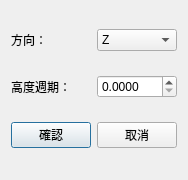
<?xml version="1.0" encoding="UTF-8"?>
<ui version="4.0">
  <class>QHeightRampDlg</class>
  <widget class="QWidget" name="QHeightRampDlg">
    <property name="geometry">
      <rect>
        <x>0</x>
        <y>0</y>
        <width>174</width>
        <height>180</height>
      </rect>
    </property>
    <property name="windowTitle">
      <string>高度渲染</string>
    </property>
    <layout class="QGridLayout" name="gridLayout">
      <item row="0" column="0">
        <widget class="QLabel" name="label">
          <property name="text">
            <string>方向：</string>
          </property>
        </widget>
      </item>
      <item row="0" column="1">
        <widget class="QComboBox" name="comboBox_direction">
          <property name="currentIndex">
            <number>2</number>
          </property>
          <item>
            <property name="text">
              <string>X</string>
            </property>
          </item>
          <item>
            <property name="text">
              <string>Y</string>
            </property>
          </item>
          <item>
            <property name="text">
              <string>Z</string>
            </property>
          </item>
        </widget>
      </item>
      <item row="1" column="0">
        <widget class="QLabel" name="label_2">
          <property name="text">
            <string>高度週期：</string>
          </property>
        </widget>
      </item>
      <item row="2" column="0">
        <widget class="QPushButton" name="btn_ok">
          <property name="text">
            <string>確認</string>
          </property>
          <property name="default">
            <bool>true</bool>
          </property>
        </widget>
      </item>
      <item row="2" column="1">
        <widget class="QPushButton" name="btn_cancel">
          <property name="text">
            <string>取消</string>
          </property>
        </widget>
      </item>
      <item row="1" column="1">
        <widget class="QDoubleSpinBox" name="spinBox_period">
          <property name="decimals">
            <number>4</number>
          </property>
          <property name="singleStep">
            <double>0.010000000000000</double>
          </property>
        </widget>
      </item>
    </layout>
  </widget>
  <layoutdefault spacing="6" margin="11"/>
  <resources/>
  <connections/>
</ui>
